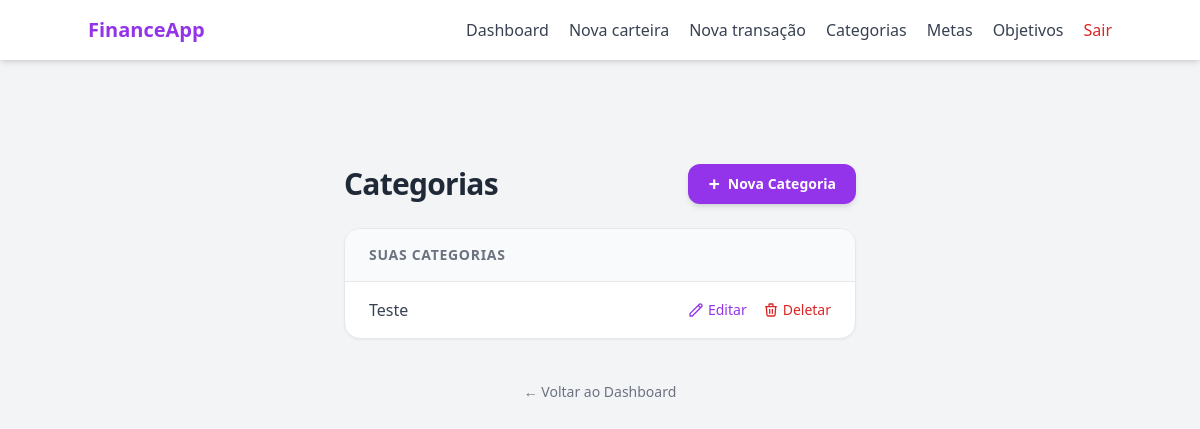
Page /category/index (signed in) on the earlier database version.
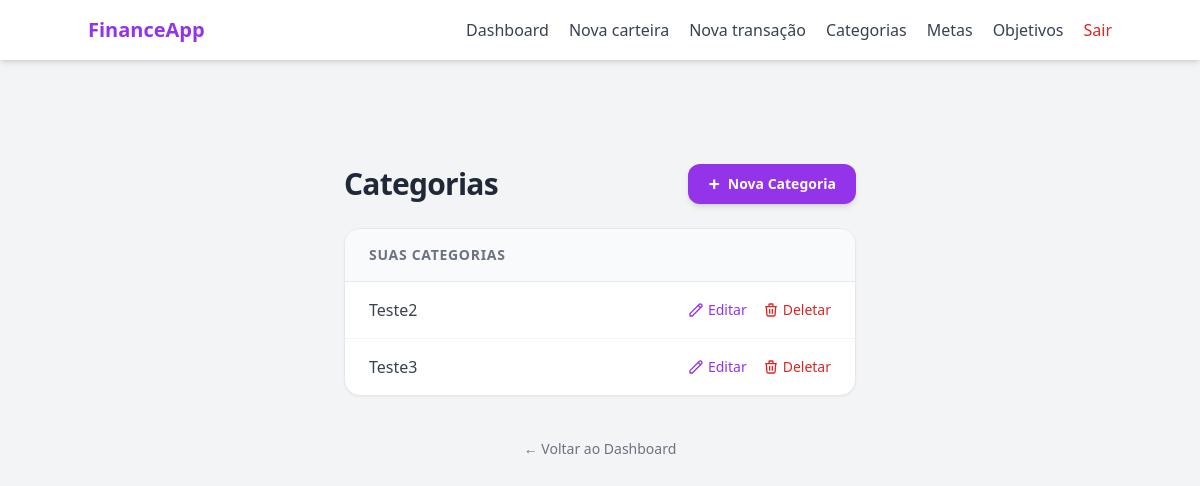
Same page on the later database version.
### models/category.py (models this page shows, shortened)
class Category(db.Model):
    __tablename__ = "categories"
    id = db.Column(db.Integer, primary_key= True)
    name = db.Column(db.String(100), nullable= False)
    type = db.Column(db.String(20), nullable= False)
    __mapper_args__ = {
        "polymorphic_on": type,
        "polymorphic_identity": "category"
    }

class SystemCategory(Category):
    __mapper_args__ = {
        "polymorphic_identity": "system"
    }
    is_default = db.Column(db.Boolean, default= True)

### routes/category_routes.py (the view)
@category_bp.route("/index", methods=["GET"])
@login_required
def category_index_page():
    user_categories = CategoryController.get_user_categories(current_user.id)
    return render_template("category/index.html", categories= user_categories)

### controllers/category_controller.py (called while the page is built)
    @staticmethod
    def get_user_categories(user_id):
        return UserCategory.query.filter_by(user_id= user_id).all()

### templates/category/index.html (shortened to what this page needs)
{% extends "base.html" %}
{% block content %}
<div class="w-full flex flex-col items-center pt-16 pb-24 px-4 relative">
    <div class="w-full max-w-lg space-y-6">
        <div class="flex flex-col sm:flex-row items-center justify-between gap-4 mb-4">
            <h1 class="text-gray-800 text-3xl font-bold tracking-tight">
                Categorias
            </h1>
            <button onclick="openCreateCategoryModal()"
                class="px-5 py-2.5 bg-purple-600 hover:bg-purple-700 text-white text-sm font-semibold rounded-xl shadow-md transition-all flex items-center gap-2 hover:-translate-y-0.5">
                <span class="text-xl leading-none">+</span> Nova Categoria
            </button>
        </div>
        <div class="bg-white rounded-2xl shadow-sm border border-gray-200 overflow-hidden">
            <div class="bg-gray-50 px-6 py-4 border-b border-gray-200">
                <h2 class="text-sm font-semibold text-gray-500 uppercase tracking-wider">Suas Categorias</h2>
            </div>
            <ul class="divide-y divide-gray-100">
                {% if categories %}
                {% for category in categories %}
                    <li class="px-6 py-4 flex items-center justify-between hover:bg-gray-50 transition-colors group">
                        <span class="text-gray-700 font-medium">{{ category.name }}</span>
                        <div class="flex items-center gap-4 text-sm font-medium">
                            <button type="button"
                                onclick="openEditCategoryModal(
                                    '{{ url_for('category_bp.edit_category', category_id=category.id) }}',
                                    '{{ category.name }}'
                                )"
                                class="text-purple-600 hover:underline flex items-center gap-1 transition-colors">
                                <svg class="w-4 h-4" fill="none" stroke="currentColor" viewBox="0 0 24 24"><path stroke-linecap="round" stroke-linejoin="round" stroke-width="2" d="M15.232 5.232l3.536 3.536m-2.036-5.036a2.5 2.5 0 113.536 3.536L6.5 21.036H3v-3.572L16.732 3.732z"></path></svg>
                                Editar
                            </button>
                            <button type="button"
                                onclick="openConfirmModal(
                                    '{{ url_for('category_bp.delete_category', category_id=category.id) }}',
                                    'Excluir {{ category.name }}',
                                    'Atenção: Ao excluir esta categoria, todas as transações vinculadas a ela ficarão sem classificação. Deseja continuar?'
                                )"
                                class="text-red-600 hover:text-red-800 hover:underline transition-colors font-medium text-sm flex items-center gap-1">
                                <svg class="w-4 h-4" fill="none" stroke="currentColor" viewBox="0 0 24 24"><path stroke-linecap="round" stroke-linejoin="round" stroke-width="2" d="M19 7l-.867 12.142A2 2 0 0116.138 21H7.862a2 2 0 01-1.995-1.858L5 7m5 4v6m4-6v6m1-10V4a1 1 0 00-1-1h-4a1 1 0 00-1 1v3M4 7h16"></path></svg>
                                Deletar
                            </button>
                        </div>
                    </li>
                    {% endfor %}
                    {% else %}
                    <li class="px-6 py-4 text-center text-gray-500">
                        Nenhuma categoria criada ainda.
                    </li>
                {% endif %}
            </ul>
        </div>
        <div class="text-center pt-4">
            <a href="{{ url_for('main_bp.dashboard_page') }}" class="text-sm text-gray-500 hover:text-purple-600 transition-colors">
                ← Voltar ao Dashboard
            </a>
        </div>
    </div>
</div>
{% endblock %}

### templates/base.html (shortened to what this page needs)
<!DOCTYPE html>
<html lang="pt-BR">
<head>
    <script src="https://cdn.tailwindcss.com"></script>
</head>
<body class="bg-gray-100 text-gray-800">
    <header class="bg-white shadow-md p-4">
        <div class="max-w-5xl mx-auto flex items-center justify-between">
            <div class="text-xl font-bold text-purple-600">
                FinanceApp
            </div>
            <nav class="flex items-center gap-5 text-gray-700">
                <a href="{{ url_for('main_bp.dashboard_page') }}" class="hover:text-purple-600 transition">Dashboard</a>
                <a href="{{ url_for('wallet_bp.wallet_new_page') }}" class="hover:text-purple-600 transition">Nova carteira</a>
                <a href="{{ url_for('transaction_bp.transaction_new_page') }}" class="hover:text-purple-600 transition">Nova transação</a>
                <a href="{{ url_for('category_bp.category_index_page') }}" class="hover:text-purple-600 transition">Categorias</a>
                <a href="{{ url_for('goal_bp.goal_index_page') }}" class="hover:text-purple-600 transition">Metas</a>
                <a href="{{ url_for('objective_bp.objective_index_page') }}" class="hover:text-purple-600 transition">Objetivos</a>
                <a href="{{ url_for('auth_bp.logout') }}"
                   class="text-red-600 font-medium hover:text-red-700 transition">
                    Sair
                </a>
            </nav>
        </div>
    </header>
    <main class="max-w-5xl mx-auto py-10 px-4">
        {% block content %}
        {% endblock %}
    </main>
</body>
</html>

Differences in the rows shown:
removed SystemCategory: name "Teste"
added SystemCategory: name "Teste2"
added SystemCategory: name "Teste3"
